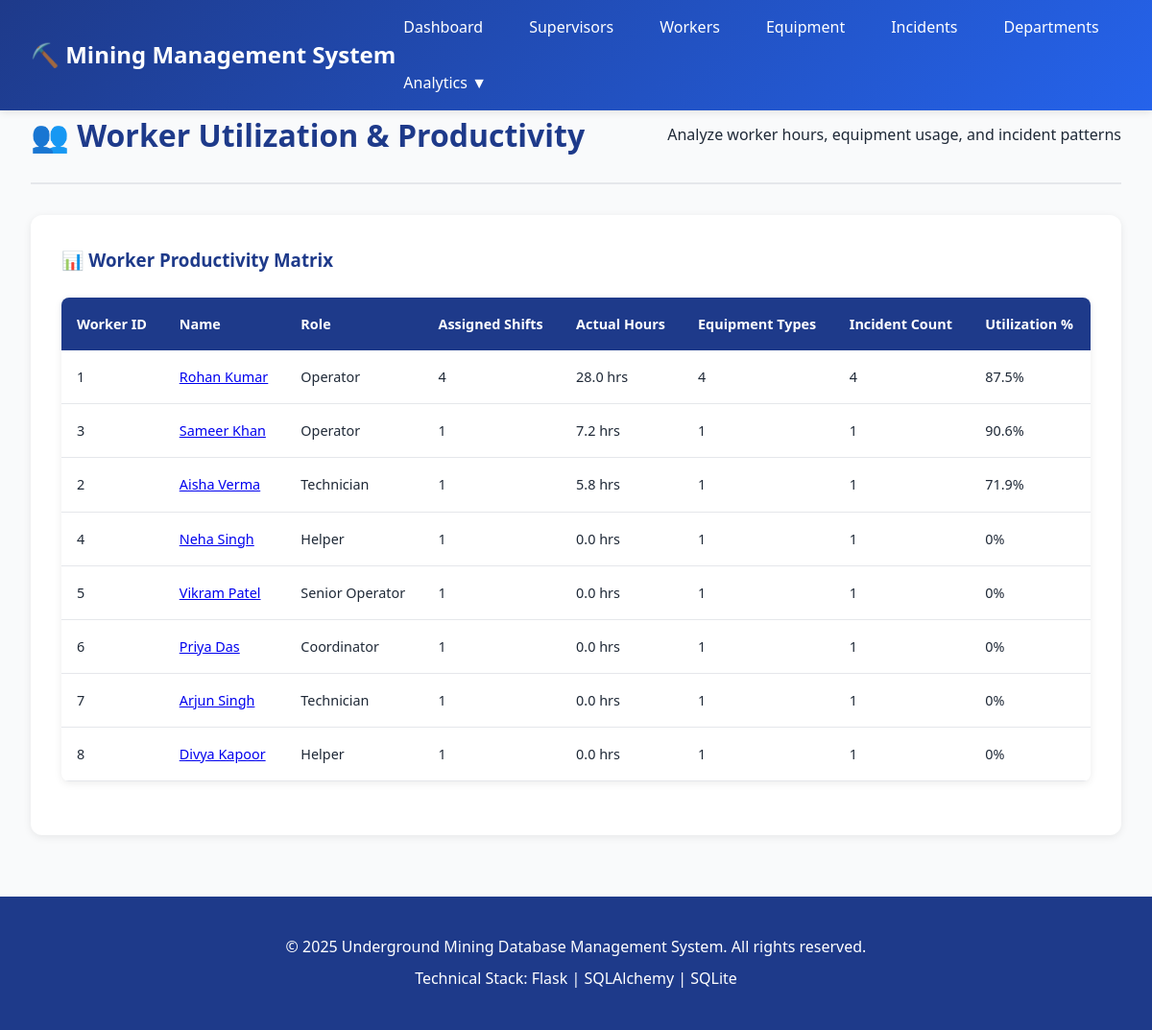
The app's page /analytics/worker-utilization with its own data.
### app.py (models this page shows)
class Worker(db.Model):
    __tablename__ = 'Worker'
    WorkerID = db.Column(db.Integer, primary_key=True, autoincrement=True)
    Name = db.Column(db.String(50), nullable=False)
    Age = db.Column(db.Integer)
    Role = db.Column(db.String(30))
    Contact = db.Column(db.String(20))
    S_ID = db.Column(db.Integer, db.ForeignKey('Supervisor.SupervisorID'))
    DepartmentID = db.Column(db.Integer, db.ForeignKey('Department.DepartmentID'))
    HireDate = db.Column(db.Date)
    Salary = db.Column(db.Float)
    EmploymentStatus = db.Column(db.String(20), default='Active')

### app.py (the view)
@app.route('/analytics/worker-utilization')
@handle_errors
def worker_utilization():
    workers_util = db.session.query(
        Worker.WorkerID,
        Worker.Name,
        Worker.Role,
        func.count(distinct=AssignedShift.ShiftID).label('assigned_shifts'),
        func.sum(UsageRecord.HoursUsed).label('actual_hours'),
        func.count(distinct=UsageRecord.EquipmentID).label('equipment_types'),
        func.count(distinct=IncidentWorker.IncidentID).label('incident_count')
    ).outerjoin(AssignedShift).outerjoin(UsageRecord).outerjoin(IncidentWorker).where(
        Worker.EmploymentStatus == 'Active'
    ).group_by(Worker.WorkerID, Worker.Name, Worker.Role).order_by(desc(func.sum(UsageRecord.HoursUsed))).all()
    return render_template('worker_utilization.html', workers_util=workers_util)

### app.py (called while the page is built)
def handle_errors(f):
    @wraps(f)
    def decorated_function(*args, **kwargs):
        try:
            return f(*args, **kwargs)
        except Exception as e:
            print(f"Error: {str(e)}")
            print(traceback.format_exc())
            flash(f"Error: {str(e)}", "error")
            return redirect(url_for('index'))
    return decorated_function

@app.context_processor
def inject_helpers():
    def get_worker(worker_id):
        return Worker.query.get(worker_id) if worker_id else None
    def get_equipment(equip_id):
        return Equipment.query.get(equip_id) if equip_id else None
    return dict(get_worker=get_worker, get_equipment=get_equipment)

### templates/worker_utilization.html (shortened to what this page needs)
{% extends "base.html" %}
{% block content %}
<div class="page-header">
    <h2>👥 Worker Utilization & Productivity</h2>
    <p>Analyze worker hours, equipment usage, and incident patterns</p>
</div>
<div class="analytics-section">
    <h3>📊 Worker Productivity Matrix</h3>
    {% if workers_util %}
    <table class="data-table" style="font-size: 0.9em;">
        <thead>
            <tr>
                <th>Worker ID</th>
                <th>Name</th>
                <th>Role</th>
                <th>Assigned Shifts</th>
                <th>Actual Hours</th>
                <th>Equipment Types</th>
                <th>Incident Count</th>
                <th>Utilization %</th>
            </tr>
        </thead>
        <tbody>
            {% for row in workers_util %}
            <tr>
                <td>{{ row.WorkerID }}</td>
                <td><a href="{{ url_for('worker_detail', worker_id=row.WorkerID) }}">{{ row.Name }}</a></td>
                <td>{{ row.Role }}</td>
                <td>{{ row.assigned_shifts or 0 }}</td>
                <td>{{ "%.1f"|format(row.actual_hours or 0) }} hrs</td>
                <td>{{ row.equipment_types or 0 }}</td>
                <td>{% if row.incident_count %}{{ row.incident_count }}{% else %}0{% endif %}</td>
                <td>
                    {% if row.assigned_shifts and row.actual_hours %}
                        {{ "%.1f"|format((row.actual_hours / row.assigned_shifts / 8 * 100) if row.assigned_shifts > 0 else 0) }}%
                    {% else %}
                        0%
                    {% endif %}
                </td>
            </tr>
            {% endfor %}
        </tbody>
    </table>
    {% else %}
    <p class="empty-state">No utilization data available. <a href="{{ url_for('init_database') }}">Initialize database</a> to load sample data.</p>
    {% endif %}
</div>
{% endblock %}

### static/css/style.css (style rules this page uses)
* { margin: 0; padding: 0; box-sizing: border-box; }
:root { --primary-color: #1e3a8a; --secondary-color: #2563eb; --success-color: #10b981; --warning-color: #f59e0b; --danger-color: #ef4444; --critical-color: #dc2626; --light-bg: #f9fafb; --border-color: #e5e7eb; --text-color: #1f2937; --text-light: #6b7280; }
body { font-family: 'Segoe UI', Tahoma, Geneva, Verdana, sans-serif; background-color: var(--light-bg); color: var(--text-color); line-height: 1.6; }
.page-header { display: flex; justify-content: space-between; align-items: center; margin-bottom: 2rem; padding-bottom: 1.5rem; border-bottom: 2px solid var(--border-color); }
.page-header h2 { font-size: 2rem; color: var(--primary-color); }
.data-table { width: 100%; border-collapse: collapse; background: white; border-radius: 8px; overflow: hidden; box-shadow: 0 2px 8px rgba(0,0,0,0.08); margin: 1.5rem 0; }
.data-table thead { background: var(--primary-color); color: white; }
.data-table th { padding: 1rem; text-align: left; font-weight: 600; }
.data-table td { padding: 1rem; border-bottom: 1px solid var(--border-color); }
.analytics-section { background: white; padding: 2rem; border-radius: 12px; margin: 2rem 0; box-shadow: 0 2px 8px rgba(0,0,0,0.08); }
.analytics-section h3 { color: var(--primary-color); margin-bottom: 1.5rem; }

### records on screen
Worker: WorkerID "1", Name "Rohan Kumar", Role "Operator", assigned_shifts "4", actual_hours "28.0", equipment_types "4", incident_count "4", actual_hours "87.5"
Worker: WorkerID "3", Name "Sameer Khan", Role "Operator", assigned_shifts "1", actual_hours "7.2", equipment_types "1", incident_count "1", actual_hours "90.6"
Worker: WorkerID "2", Name "Aisha Verma", Role "Technician", assigned_shifts "1", actual_hours "5.8", equipment_types "1", incident_count "1", actual_hours "71.9"
Worker: WorkerID "4", Name "Neha Singh", Role "Helper", assigned_shifts "1", actual_hours "0.0", equipment_types "1", incident_count "1", shows "0%"
Worker: WorkerID "5", Name "Vikram Patel", Role "Senior Operator", assigned_shifts "1", actual_hours "0.0", equipment_types "1", incident_count "1", shows "0%"
Worker: WorkerID "6", Name "Priya Das", Role "Coordinator", assigned_shifts "1", actual_hours "0.0", equipment_types "1", incident_count "1", shows "0%"
Worker: WorkerID "7", Name "Arjun Singh", Role "Technician", assigned_shifts "1", actual_hours "0.0", equipment_types "1", incident_count "1", shows "0%"
Worker: WorkerID "8", Name "Divya Kapoor", Role "Helper", assigned_shifts "1", actual_hours "0.0", equipment_types "1", incident_count "1", shows "0%"
